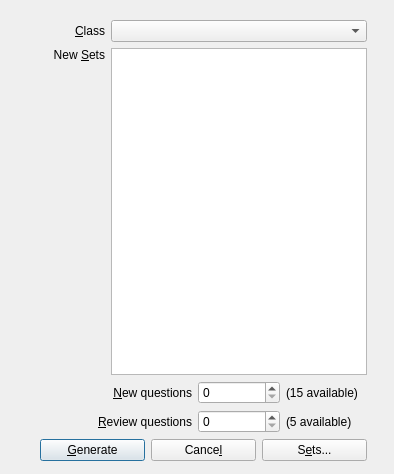
<?xml version="1.0" encoding="UTF-8"?>
<ui version="4.0">
 <class>Dialog</class>
 <widget class="QDialog" name="Dialog">
  <property name="geometry">
   <rect>
    <x>0</x>
    <y>0</y>
    <width>394</width>
    <height>474</height>
   </rect>
  </property>
  <property name="windowTitle">
   <string>Generate Quiz</string>
  </property>
  <widget class="QWidget" name="layoutWidget">
   <property name="geometry">
    <rect>
     <x>40</x>
     <y>20</y>
     <width>327</width>
     <height>441</height>
    </rect>
   </property>
   <layout class="QVBoxLayout" name="verticalLayout_3">
    <item>
     <layout class="QGridLayout" name="gridLayout_4">
      <item row="2" column="1" colspan="3">
       <widget class="QListWidget" name="setList">
        <property name="minimumSize">
         <size>
          <width>0</width>
          <height>250</height>
         </size>
        </property>
        <property name="selectionMode">
         <enum>QAbstractItemView::ExtendedSelection</enum>
        </property>
       </widget>
      </item>
      <item row="4" column="0" colspan="2">
       <widget class="QLabel" name="label_2">
        <property name="minimumSize">
         <size>
          <width>99</width>
          <height>0</height>
         </size>
        </property>
        <property name="text">
         <string>&amp;New questions</string>
        </property>
        <property name="alignment">
         <set>Qt::AlignRight|Qt::AlignTrailing|Qt::AlignVCenter</set>
        </property>
        <property name="buddy">
         <cstring>newSpin</cstring>
        </property>
       </widget>
      </item>
      <item row="2" column="0" alignment="Qt::AlignTop">
       <widget class="QLabel" name="setLabel">
        <property name="text">
         <string>New &amp;Sets</string>
        </property>
        <property name="alignment">
         <set>Qt::AlignRight|Qt::AlignTrailing|Qt::AlignVCenter</set>
        </property>
        <property name="buddy">
         <cstring>setList</cstring>
        </property>
       </widget>
      </item>
      <item row="4" column="3">
       <widget class="QLabel" name="newDisplay">
        <property name="text">
         <string>(15 available)</string>
        </property>
       </widget>
      </item>
      <item row="4" column="2">
       <widget class="QSpinBox" name="newSpin"/>
      </item>
      <item row="0" column="0">
       <widget class="QLabel" name="classLabel">
        <property name="text">
         <string>&amp;Class</string>
        </property>
        <property name="alignment">
         <set>Qt::AlignRight|Qt::AlignTrailing|Qt::AlignVCenter</set>
        </property>
        <property name="buddy">
         <cstring>classCombo</cstring>
        </property>
       </widget>
      </item>
      <item row="0" column="1" colspan="3">
       <widget class="QComboBox" name="classCombo"/>
      </item>
      <item row="5" column="2">
       <widget class="QSpinBox" name="revSpin">
        <property name="minimumSize">
         <size>
          <width>68</width>
          <height>0</height>
         </size>
        </property>
        <property name="maximumSize">
         <size>
          <width>266</width>
          <height>25</height>
         </size>
        </property>
        <property name="alignment">
         <set>Qt::AlignLeading|Qt::AlignLeft|Qt::AlignVCenter</set>
        </property>
       </widget>
      </item>
      <item row="5" column="3">
       <widget class="QLabel" name="reviewDisplay">
        <property name="text">
         <string>(5 available)</string>
        </property>
       </widget>
      </item>
      <item row="5" column="0" colspan="2">
       <widget class="QLabel" name="label">
        <property name="text">
         <string>&amp;Review questions</string>
        </property>
        <property name="alignment">
         <set>Qt::AlignRight|Qt::AlignTrailing|Qt::AlignVCenter</set>
        </property>
        <property name="buddy">
         <cstring>revSpin</cstring>
        </property>
       </widget>
      </item>
     </layout>
    </item>
    <item>
     <layout class="QHBoxLayout" name="horizontalLayout_4">
      <item>
       <widget class="QPushButton" name="genButton">
        <property name="text">
         <string>&amp;Generate</string>
        </property>
       </widget>
      </item>
      <item>
       <widget class="QPushButton" name="cancelButton">
        <property name="text">
         <string>Cance&amp;l</string>
        </property>
       </widget>
      </item>
      <item>
       <widget class="QPushButton" name="setsButton">
        <property name="text">
         <string>S&amp;ets...</string>
        </property>
       </widget>
      </item>
     </layout>
    </item>
   </layout>
  </widget>
 </widget>
 <tabstops>
  <tabstop>classCombo</tabstop>
  <tabstop>newSpin</tabstop>
  <tabstop>genButton</tabstop>
  <tabstop>cancelButton</tabstop>
  <tabstop>setsButton</tabstop>
 </tabstops>
 <resources/>
 <connections/>
</ui>
